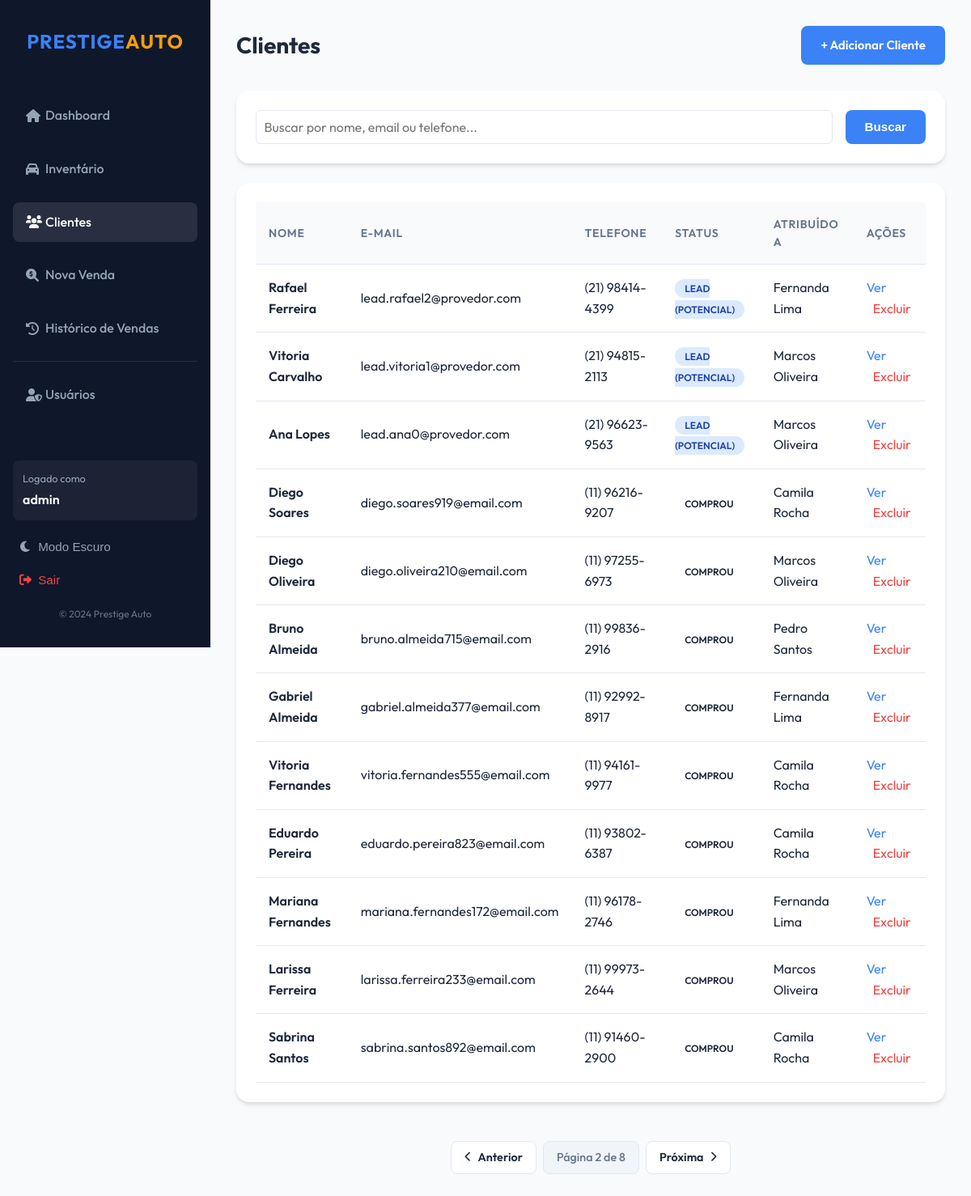
The page /customers/?page=2 (signed in) on the database its author committed.
### sales/models.py (models this page shows, shortened)
class Customer(models.Model):
    STATUS_CHOICES = [
        ('lead', 'Lead (Potencial)'),
        ('contacted', 'Contatado'),
        ('interested', 'Interessado'),
        ('purchased', 'Comprou'),
        ('lost', 'Perdido'),
    ]
    first_name = models.CharField("Nome", max_length=50)
    last_name = models.CharField("Sobrenome", max_length=50)
    email = models.EmailField("E-mail", unique=True)
    phone = models.CharField("Telefone", max_length=20)
    address = models.TextField("Endereço", blank=True)
    status = models.CharField("Status", max_length=20, choices=STATUS_CHOICES, default='lead')
    created_at = models.DateTimeField("Criado em", auto_now_add=True)
    assigned_to = models.ForeignKey(User, verbose_name="Atribuído a", on_delete=models.SET_NULL, null=True, blank=True, related_name='customers')
    class Meta:
        verbose_name = "Cliente"
        verbose_name_plural = "Clientes"

### sales/views.py (the view, shortened to what this page needs)
# urls.py: path('customers/', views.customer_list, name='customer_list'),
@login_required
def customer_list(request):
    query = request.GET.get('q', '')
    customers_list = Customer.objects.select_related('assigned_to').all().order_by('-created_at')
    paginator = Paginator(customers_list, 12)
    page_number = request.GET.get('page')
    page_obj = paginator.get_page(page_number)
    return render(request, 'sales/customer_list.html', {
        'customers': page_obj,
        'active_tab': 'customers',
        'query': query,
        'can_delete': is_manager_or_superuser(request.user)
    })

### sales/views.py (called while the page is built)
def is_manager_or_superuser(user):
    return user.is_superuser or user.groups.filter(name='Gerentes').exists()

### sales/templates/sales/customer_list.html (shortened to what this page needs)
{% extends 'sales/base.html' %}
{% block content %}
<div class="header">
    <h2 style="font-size: 1.75rem; font-weight: 700;">Clientes</h2>
    <a href="{% url 'add_customer' %}" class="btn btn-primary">+ Adicionar Cliente</a>
</div>
<div class="card" style="margin-bottom: 1.5rem;">
    <form method="get" style="display: flex; gap: 1rem;">
        <input type="text" name="q" value="{{ query }}" placeholder="Buscar por nome, email ou telefone..."
            style="flex: 1; padding: 0.6rem; border: 1px solid #e2e8f0; border-radius: 6px;">
        <button type="submit" class="btn btn-primary">Buscar</button>
    </form>
</div>
<div class="card">
    <div class="table-container">
        <table>
            <thead>
                <tr>
                    <th>Nome</th>
                    <th>E-mail</th>
                    <th>Telefone</th>
                    <th>Status</th>
                    <th>Atribuído a</th>
                    <th>Ações</th>
                </tr>
            </thead>
            <tbody>
                {% for customer in customers %}
                <tr class="clickable-row" data-href="{% url 'customer_detail' customer.pk %}" style="cursor: pointer;">
                    <td style="font-weight: 600;">{{ customer.first_name }} {{ customer.last_name }}</td>
                    <td>{{ customer.email }}</td>
                    <td>{{ customer.phone }}</td>
                    <td><span class="badge badge-{{ customer.status }}">{{ customer.get_status_display }}</span></td>
                    <td>{{ customer.assigned_to.get_full_name|default:customer.assigned_to.username|default:"-" }}</td>
                    <td>
                        <a href="{% url 'customer_detail' customer.pk %}" style="color: var(--secondary-color);">Ver</a>
                        {% if can_delete %}
                        <a href="{% url 'customer_delete' customer.pk %}"
                            style="color: #ef4444; margin-left: 0.5rem;">Excluir</a>
                        {% endif %}
                    </td>
                </tr>
                {% empty %}
                <tr>
                    <td colspan="6" style="text-align: center; padding: 2rem;">Nenhum cliente encontrado.</td>
                </tr>
                {% endfor %}
            </tbody>
        </table>
    </div>
</div>
{% if customers.paginator.num_pages > 1 %}
<div class="pagination">
    {% if customers.has_previous %}
    <a href="?page={{ customers.previous_page_number }}{% if query %}&q={{ query }}{% endif %}"
        class="btn-pagination"><i class="fas fa-chevron-left"></i> Anterior</a>
    {% endif %}
    <span class="pagination-info">
        Página {{ customers.number }} de {{ customers.paginator.num_pages }}
    </span>
    {% if customers.has_next %}
    <a href="?page={{ customers.next_page_number }}{% if query %}&q={{ query }}{% endif %}"
        class="btn-pagination">Próxima <i class="fas fa-chevron-right"></i></a>
    {% endif %}
</div>
{% endif %}
</div>
{% endblock %}

### sales/templates/sales/base.html (shortened to what this page needs)
{% load static %}
<!DOCTYPE html>
<html lang="pt-br">
<head>
    <link rel="stylesheet" href="{% static 'css/style.css' %}?v=7">
    <link rel="stylesheet" href="https://cdnjs.cloudflare.com/ajax/libs/font-awesome/6.0.0/css/all.min.css">
</head>
<body>
    <div class="app-container">
        <aside class="sidebar">
            <h1>PRESTIGE<span style="color:var(--accent-color)">AUTO</span></h1>
            <ul class="nav-links">
                <li>
                    <a href="{% url 'dashboard' %}" class="{% if active_tab == 'dashboard' %}active{% endif %}">
                        <i class="fas fa-home" style="width: 24px;"></i> Dashboard
                    </a>
                </li>
                <li>
                    <a href="{% url 'vehicle_list' %}" class="{% if active_tab == 'vehicles' %}active{% endif %}">
                        <i class="fas fa-car" style="width: 24px;"></i> Inventário
                    </a>
                </li>
                <li>
                    <a href="{% url 'customer_list' %}" class="{% if active_tab == 'customers' %}active{% endif %}">
                        <i class="fas fa-users" style="width: 24px;"></i> Clientes
                    </a>
                </li>
                <li>
                    <a href="{% url 'create_sale' %}" class="{% if active_tab == 'sales' %}active{% endif %}">
                        <i class="fas fa-search-dollar" style="width: 24px;"></i> Nova Venda
                    </a>
                </li>
                <li>
                    <a href="{% url 'sale_list' %}" class="{% if active_tab == 'sales_history' %}active{% endif %}">
                        <i class="fas fa-history" style="width: 24px;"></i> Histórico de Vendas
                    </a>
                </li>
                {% if request.user.is_superuser or "Gerentes" in request.user.groups.all.0.name %}
                <li style="border-top: 1px solid rgba(255,255,255,0.1); margin-top: 1rem; padding-top: 1rem;">
                    <a href="{% url 'user_list' %}" class="{% if active_tab == 'users' %}active{% endif %}">
                        <i class="fas fa-user-shield" style="width: 24px;"></i> Usuários
                    </a>
                </li>
                {% endif %}
            </ul>
            <div style="margin-top: auto; padding-top: 2rem;">
                <div
                    style="margin-bottom: 1rem; padding: 0.75rem; background: rgba(255,255,255,0.05); border-radius: 8px;">
                    <div style="font-size: 0.8rem; color: #94a3b8; margin-bottom: 0.25rem;">Logado como</div>
                    <div style="font-weight: 600; color: white;">{{ user.username }}</div>
                </div>
                <button type="button" id="darkModeToggle"
                    style="width: 100%; text-align: left; background: none; border: none; color: #94a3b8; font-size: 0.95rem; font-weight: 500; cursor: pointer; padding: 0.5rem; display: flex; align-items: center; justify-content: flex-start; gap: 0.5rem; margin-bottom: 0.5rem;">
                    <i class="fas fa-moon"></i> Modo Escuro
                </button>
                <form action="{% url 'logout' %}" method="post">
                    <button type="submit"
                        style="width: 100%; text-align: left; background: none; border: none; color: #ef4444; font-size: 0.95rem; font-weight: 500; cursor: pointer; padding: 0.5rem; display: flex; align-items: center; justify-content: flex-start; gap: 0.5rem;">
                        <i class="fas fa-sign-out-alt"></i> Sair
                    </button>
                </form>
            </div>
            <div style="margin-top: 1rem; color: #64748b; font-size: 0.75rem; text-align: center;">
                &copy; 2024 Prestige Auto
            </div>
        </aside>
        <main class="main-content">
            {% block content %}
            {% endblock %}
</body>
</html>

### static/css/style.css (style rules this page uses)
:root { --primary-color: #0f172a; --secondary-color: #3b82f6; --accent-color: #f59e0b; --background-color: #f8fafc; --text-color: #1e293b; --card-bg: #ffffff; --success-color: #10b981; --danger-color: #ef4444; }
body, .card, .sidebar, input, select, textarea, td, th { transition: background-color 0.3s ease, color 0.3s ease, border-color 0.3s ease; }
* { margin: 0; padding: 0; box-sizing: border-box; }
body { font-family: 'Outfit', sans-serif; background-color: var(--background-color); color: var(--text-color); line-height: 1.6; }
a { text-decoration: none; color: inherit; transition: all 0.3s ease; }
.app-container { display: flex; min-height: 100vh; }
.sidebar { width: 260px; background-color: var(--primary-color); color: white; position: fixed; height: 100vh; padding: 2rem 1rem; display: flex; flex-direction: column; }
.sidebar h1 { font-size: 1.5rem; margin-bottom: 3rem; font-weight: 700; letter-spacing: 1px; color: var(--secondary-color); text-align: center; }
.nav-links { list-style: none; flex: 1; }
.nav-links li { margin-bottom: 1rem; }
.nav-links a { display: flex; align-items: center; padding: 0.75rem 1rem; border-radius: 8px; color: #94a3b8; font-weight: 500; }
.nav-links a:hover, .nav-links a.active { background-color: rgba(255, 255, 255, 0.1); color: white; }
.main-content { margin-left: 260px; flex: 1; padding: 2rem; }
.card { background: var(--card-bg); border-radius: 16px; box-shadow: 0 4px 6px -1px rgba(0, 0, 0, 0.1), 0 2px 4px -1px rgba(0, 0, 0, 0.06); padding: 1.5rem; margin-bottom: 1.5rem; transition: transform 0.2s ease, box-shadow 0.2s ease; }
.btn { display: inline-block; padding: 0.75rem 1.5rem; border-radius: 8px; font-weight: 600; cursor: pointer; border: none; font-size: 0.95rem; }
.btn-primary { background-color: var(--secondary-color); color: white; }
.table-container { overflow-x: auto; }
table { width: 100%; border-collapse: collapse; }
th { text-align: left; padding: 1rem; background-color: #f8fafc; color: #64748b; font-weight: 600; font-size: 0.875rem; text-transform: uppercase; letter-spacing: 0.05em; border-bottom: 1px solid #e2e8f0; }
td { padding: 1rem; border-bottom: 1px solid #e2e8f0; color: var(--text-color); }
.badge { padding: 0.25rem 0.75rem; border-radius: 9999px; font-size: 0.75rem; font-weight: 600; text-transform: uppercase; }
.badge-lead { background-color: #dbeafe; color: #1e40af; }
input, select, textarea { width: 100%; padding: 0.75rem; border: 1px solid #cbd5e1; border-radius: 8px; font-family: inherit; font-size: 1rem; transition: border-color 0.15s ease-in-out; }
.header { display: flex; justify-content: space-between; align-items: center; margin-bottom: 2rem; }
.pagination { display: flex; justify-content: center; align-items: center; gap: 0.5rem; margin-top: 2rem; padding: 1rem; }
.pagination-info { font-size: 0.9rem; color: #64748b; font-weight: 500; padding: 0.5rem 1rem; background: #f1f5f9; border-radius: 8px; border: 1px solid #e2e8f0; }
.btn-pagination { background: white; border: 1px solid #e2e8f0; color: var(--text-color); padding: 0.5rem 1rem; border-radius: 8px; font-weight: 600; font-size: 0.9rem; display: flex; align-items: center; gap: 0.5rem; transition: all 0.2s; text-decoration: none; }
.btn-pagination i { font-size: 0.8rem; }

### rows shown on the page
Customer: first_name "Rafael", last_name "Ferreira", email "lead.rafael2@provedor.com", phone "(21) 98414-4399", status "LEAD (POTENCIAL)", assigned_to.get_full_name "Fernanda Lima"
Customer: first_name "Vitoria", last_name "Carvalho", email "lead.vitoria1@provedor.com", phone "(21) 94815-2113", status "LEAD (POTENCIAL)", assigned_to.get_full_name "Marcos Oliveira"
Customer: first_name "Ana", last_name "Lopes", email "lead.ana0@provedor.com", phone "(21) 96623-9563", status "LEAD (POTENCIAL)", assigned_to.get_full_name "Marcos Oliveira"
Customer: first_name "Diego", last_name "Soares", email "diego.soares919@email.com", phone "(11) 96216-9207", status "COMPROU", assigned_to.get_full_name "Camila Rocha"
Customer: first_name "Diego", last_name "Oliveira", email "diego.oliveira210@email.com", phone "(11) 97255-6973", status "COMPROU", assigned_to.get_full_name "Marcos Oliveira"
Customer: first_name "Bruno", last_name "Almeida", email "bruno.almeida715@email.com", phone "(11) 99836-2916", status "COMPROU", assigned_to.get_full_name "Pedro Santos"
Customer: first_name "Gabriel", last_name "Almeida", email "gabriel.almeida377@email.com", phone "(11) 92992-8917", status "COMPROU", assigned_to.get_full_name "Fernanda Lima"
Customer: first_name "Vitoria", last_name "Fernandes", email "vitoria.fernandes555@email.com", phone "(11) 94161-9977", status "COMPROU", assigned_to.get_full_name "Camila Rocha"
Customer: first_name "Eduardo", last_name "Pereira", email "eduardo.pereira823@email.com", phone "(11) 93802-6387", status "COMPROU", assigned_to.get_full_name "Camila Rocha"
Customer: first_name "Mariana", last_name "Fernandes", email "mariana.fernandes172@email.com", phone "(11) 96178-2746", status "COMPROU", assigned_to.get_full_name "Fernanda Lima"
Customer: first_name "Larissa", last_name "Ferreira", email "larissa.ferreira233@email.com", phone "(11) 99973-2644", status "COMPROU", assigned_to.get_full_name "Marcos Oliveira"
Customer: first_name "Sabrina", last_name "Santos", email "sabrina.santos892@email.com", phone "(11) 91460-2900", status "COMPROU", assigned_to.get_full_name "Camila Rocha"

### other values the page prints
{{ user.username }} "admin"
{{ customers.number }} "2"
{{ customers.paginator.num_pages }} "8"
